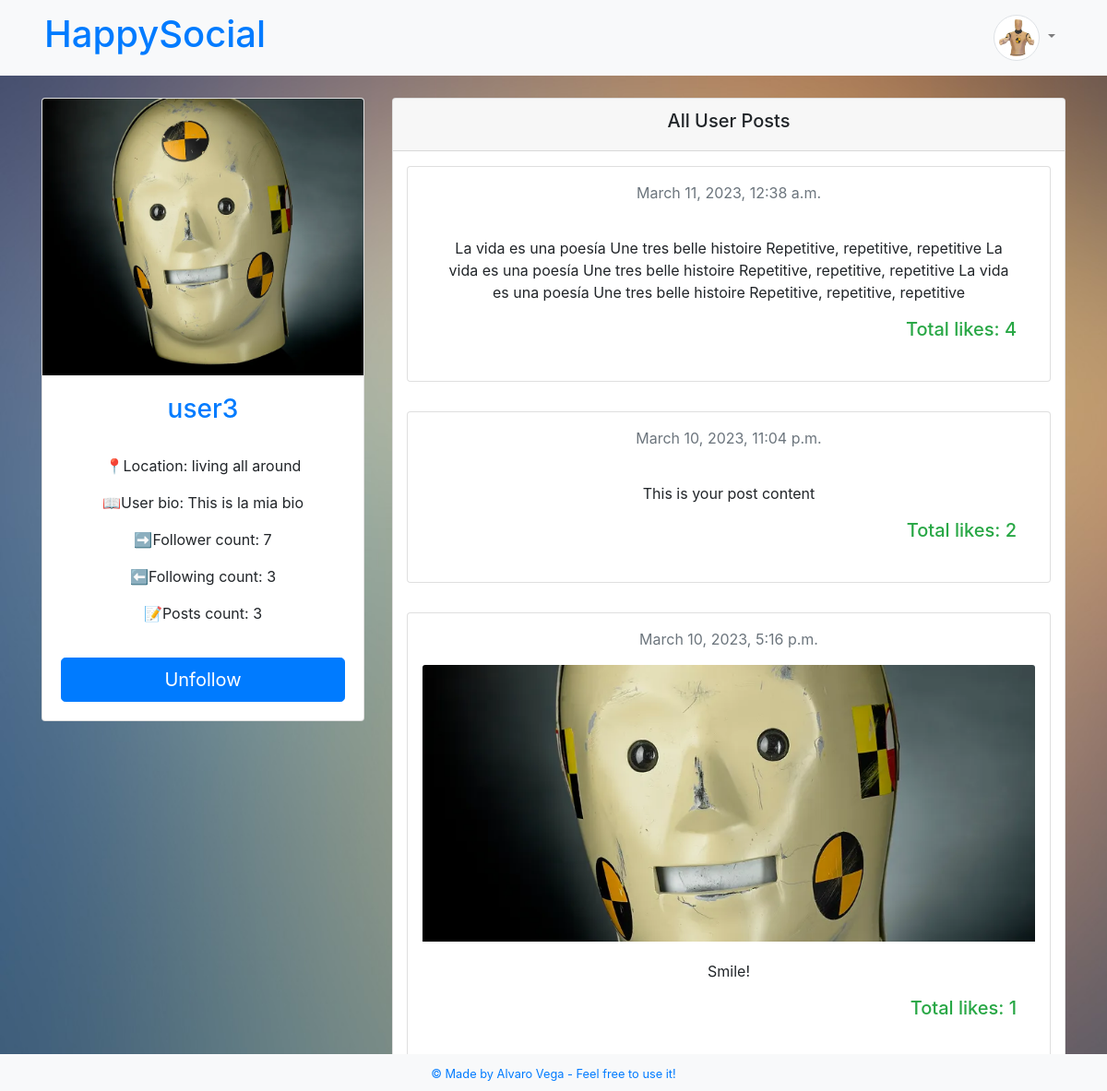
The page /profile/user3 (signed in) on the database its author committed.
### coreApp/models.py (models this page shows, shortened)
class Profile(models.Model):
    user = models.ForeignKey(User, on_delete=models.CASCADE)
    id_user = models.IntegerField()
    bio = models.TextField(max_length=500, blank=True)
    profileimg = models.ImageField(
        upload_to="profile_images", default="blank-profile-picture.jpg"
    )
    location = models.CharField(max_length=80, blank=True)

class Post(models.Model):
    id = models.UUIDField(primary_key=True, default=uuid.uuid4, editable=False)
    user = models.CharField(
        max_length=100,
    )
    image = models.ImageField(upload_to="post_images")
    caption = models.TextField(max_length=500, blank=True)
    created_at = models.DateTimeField(auto_now_add=True)
    no_of_likes = models.IntegerField(default=0)

### coreApp/views.py (the view)
# urls.py: path("profile/<str:pk>", views.profile, name="profile"),
@login_required(login_url="signin")
def profile(request, pk):
    if request.user.is_staff:
        return redirect("admin:index")
    user_object = User.objects.get(username=pk)
    user_profile = Profile.objects.get(user=user_object)
    user_posts = Post.objects.filter(user=pk)
    user_posts_length = len(user_posts)
    follower = request.user.username
    visitor_object = User.objects.get(username=request.user.username)
    visitor_profile = Profile.objects.get(user=visitor_object)
    user = pk
    if FollowersCount.objects.filter(follower=follower, user=user).exists():
        follow_status = True
    else:
        follow_status = False
    user_followers = len(FollowersCount.objects.filter(user=pk))
    user_following = len(FollowersCount.objects.filter(follower=pk))
    context = {
        "user_profile": user_profile,
        "user_object": user_object,
        "user_posts": user_posts,
        "user_posts_length": user_posts_length,
        "follow_status": follow_status,
        "user_followers": user_followers,
        "user_following": user_following,
        "visitor_profile": visitor_profile,
    }
    return render(request, "profile.html", context)

### templates/profile.html (shortened to what this page needs)
{% extends 'base.html' %}
  {% block header %}
    {% include 'header.html' with user_profile=visitor_profile %}
  {% endblock %}
  {% block content %}
  {% load static %}
<div class="container mt-4">
	<div class="row">
	  <div class="col-md-4">
		<div class="card mb-3">
		  <img src="{{ user_profile.profileimg.url }}" class="card-img-top" alt="User Profile">
		  <div class="card-body">
			<h3 class="card-title text-center text-primary">{{ user_profile.user.username }}</h3>
			  <div class="col-md-12">
				  <div class="card-body text-center">
					<p class="card-text">📍Location: {{ user_profile.location }}</p>
					<p class="card-text">📖User bio: {{ user_profile.bio }}</p>
					<p class="card-text">➡️Follower count: {{ user_followers }}</p>
					<p class="card-text">⬅️Following count: {{ user_following }}</p>
					<p class="card-text">📝Posts count: {{ user_posts_length }} </p>
				</div>
			  </div>
			{% if user_profile.user != user %}
			<form action="/follow" method="POST">
			  <button class="btn btn-primary btn-lg btn-block mt-3" type="submit">
				{% if follow_status %}Unfollow{% else %}Follow{% endif %}
			  </button>
			</form>
			{% else %}
			<a href="/settings" class="btn btn-primary btn-lg btn-block mt-3">Edit Profile</a>
			{% endif %}
		  </div>
		</div>
	  </div>
	  <div class="col-md-8">
		<div class="card">
		  <div class="card-header">
			<h5 class="text-center">All User Posts</h5>
		  </div>
		  {% for post in user_posts reversed %}
		  <div class="col-md-12 my-3">
			<div class="card p-3">
			  <p class="text-secondary text-center">{{ post.created_at }}</p>
			  {% if post.image %}
			  <a href="#" data-toggle="modal" data-target="#postModal{{ post.id }}">
			  	<img src="{{ post.image.url }}" class="card-img-top" alt="Post Image">
			  </a>
			  {% endif %}
			  <div class="card-body">
				<p class="card-text text-center">{{ post.caption }}</p>
				<h5 class="text-success text-right">Total likes: {{post.no_of_likes}}</h3>
			  </div>
			</div>
		  </div>
		  {% endfor %}
		</div>
	  </div>
	</div>
  </div>
  {% endblock %}

### templates/header.html (shortened to what this page needs)
{% load static %}
<nav class="navbar navbar-expand-lg navbar-light bg-light px-5">
  <a class="navbar-brand" href="/"><h1 class="text-primary">HappySocial</h1></a>
  {% if user_profile %}
  <div class="collapse navbar-collapse" id="navbarNavDropdown">
    <ul class="navbar-nav ml-auto">
      <li class="nav-item dropdown">
        <a class="nav-link dropdown-toggle" href="#" id="navbarDropdownMenuLink" role="button"
          data-toggle="dropdown" aria-haspopup="true" aria-expanded="false">
          <img src="{{ user_profile.profileimg.url }}" alt="User Profile" class="img-thumbnail my-profile rounded-circle" style="height:50px; width: 50px;">
        </a>
      </li>
    </ul>
  </div>
  {% endif %}
</nav>

### rows shown on the page
Profile: profileimg (picture)
Profile: profileimg (picture), user.username "user3", location "living all around", bio "This is la mia bio"
Post: created_at "March 11, 2023, 12:38 a.m.", caption "La vida es una poesía Une tres belle histoire Repetitive, repetitive, repetitive La vida es una poesía Une tres belle histoire Repetitive, repetitive, repetitive La vida es una poesía Une tres belle histoire Repetitive, repetitive, repetitive", no_of_likes "4"
Post: created_at "March 10, 2023, 11:04 p.m.", caption "This is your post content", no_of_likes "2"
Post: created_at "March 10, 2023, 5:16 p.m.", image (picture), caption "Smile!", no_of_likes "1"

### other values the page prints
{{ user_followers }} "7"
{{ user_following }} "3"
{{ user_posts_length }} "3"
